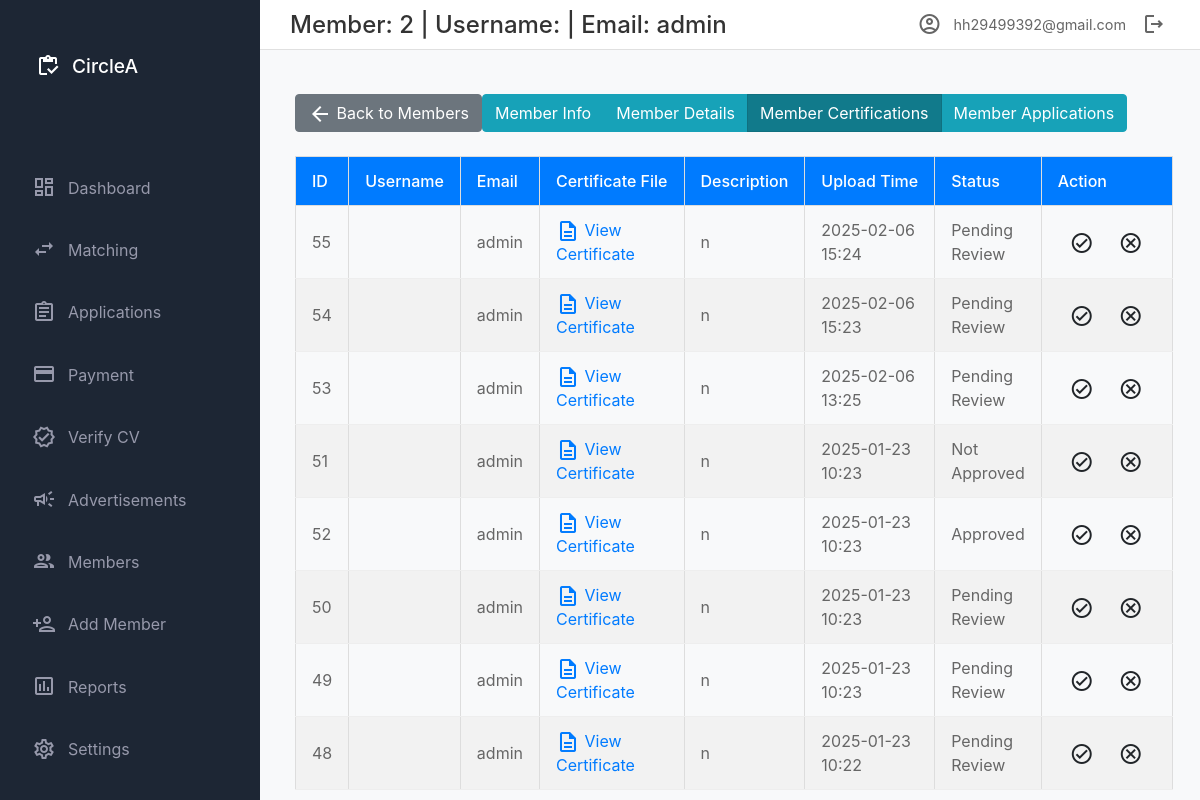
/admin_dashboard/member_main.php?id=2&page=memberCert (signed in), run on the app's committed database.
### tables this page shows
CREATE TABLE `member` (
  `member_id` int(10) NOT NULL,
  `isAdmin` varchar(1) NOT NULL,
  `status` varchar(1) NOT NULL,
  `email` varchar(50) NOT NULL,
  `phone` varchar(10) NOT NULL,
  `password` varchar(255) NOT NULL,
  `username` varchar(255) NOT NULL
);

CREATE TABLE `member_cert` (
  `member_cert_id` int(10) NOT NULL,
  `member_id` int(10) NOT NULL,
  `cert_file` varchar(50) NOT NULL,
  `description` varchar(1024) DEFAULT NULL,
  `status` varchar(1) NOT NULL,
  `created_time` datetime DEFAULT current_timestamp()
);

### admin_dashboard/member_cert.php (the view, shortened to what this page needs)
<?php
$servername = "localhost";
$username = "root";
$password = "";
$dbname = "system001";
$conn = new mysqli($servername, $username, $password, $dbname);
$member_id = filter_var($_GET['id'], FILTER_VALIDATE_INT);
$sql = "SELECT mc.*, m.username, m.email
        FROM member_cert mc
        JOIN member m ON mc.member_id = m.member_id
        WHERE mc.member_id = ?
        ORDER BY mc.created_time DESC";
$stmt = $conn->prepare($sql);
$stmt->bind_param("i", $member_id);
$stmt->execute();
$result = $stmt->get_result();
?>
<div class="tab-pane fade <?php echo ($current_page === 'memberCert') ? 'show active' : ''; ?>" id="memberCert">
    <?php if ($result->num_rows > 0): ?>
        <table>
                        <thead>
                            <tr>
                                <th>ID</th>
                                <th>Username</th>
                                <th>Email</th>
                                <th>Certificate File</th>
                                <th>Description</th>
                                <th>Upload Time</th>
                                <th>Status</th>
                                <th>Action</th>
                            </tr>
                        </thead>
                        <tbody>
                            <?php while ($row = $result->fetch_assoc()): ?>
                                <tr>
                                    <td><?php echo $row['member_cert_id']; ?></td>
                                    <td><?php echo htmlspecialchars($row['username']); ?></td>
                                    <td><?php echo htmlspecialchars($row['email']); ?></td>
                                    <td>
                                        <a href="http://localhost/FYP/upload_cert/<?php echo htmlspecialchars($row['cert_file']); ?>"
                                            target="_blank"
                                            class="cert-link">
                                            <span class="material-icons-outlined">description</span>
                                            View Certificate
                                        </a>
                                    </td>
                                    <td><?php echo htmlspecialchars($row['description']); ?></td>
                                    <td><?php echo date('Y-m-d H:i', strtotime($row['created_time'])); ?></td>
                                    <td>
                                        <span class="status-badge status-<?php echo strtolower($row['status']); ?>">
                                            <?php
                                            switch ($row['status']) {
                                                case 'W':
                                                    echo 'Pending Review';
                                                    break;
                                                case 'A':
                                                    echo 'Approved';
                                                    break;
                                                case 'N':
                                                    echo 'Not Approved';
                                                    break;
                                            }
                                            ?>
                                        </span>
                                    </td>
                                    <td>
                                        <form method="POST" class="btn-group">
                                            <button type="submit" name="new_status" value="A" class="btn btn-approve">
                                                <span class="material-icons-outlined">check_circle</span>
                                            </button>
                                            <button type="submit" name="new_status" value="N" class="btn btn-reject">
                                                <span class="material-icons-outlined">cancel</span>
                                            </button>
                                        </form>
                                    </td>
                                </tr>
                            <?php endwhile; ?>
                        </tbody>
                    </table>
    <?php else: ?>
        <p>No certifications found for member ID <?php echo htmlspecialchars($member_id); ?>.</p>
    <?php endif; ?>
</div>

### admin_dashboard/includes/header.php (shortened to what this page needs)
<header class="header">
    <div class="header-title">
        <?php
        $header_current_page = basename($_SERVER['PHP_SELF']);
        switch($header_current_page) {
            case 'member_main.php':
                $conn = new mysqli(DB_HOST, DB_USER, DB_PASS, DB_NAME);
                $stmt = $conn->prepare("SELECT username, email FROM member WHERE member_id = ?");
                $stmt->bind_param("i", $_GET['id']);
                $stmt->execute();
                $result = $stmt->get_result();
                if($result->num_rows > 0) {
                    $row = $result->fetch_assoc();
                    $member_id = $_GET['id'];
                    $username = $row['username'] ?? 'N/A';
                    $email = $row['email'] ?? 'N/A';
                    echo 'Member: ' . $member_id . ' | Username: ' . $username . ' | Email: ' . $email;
                } else {
                    echo 'Member Not Found';
                }
                break;
        }
        ?>
    </div>
    <div class="user-controls">
        <span class="material-icons-outlined">account_circle</span>
        <span class="user-email"><?php echo htmlspecialchars($_SESSION['email'] ?? 'admin'); ?></span>
        <a href="logout.php" class="logout-link" title="Logout">
            <span class="material-icons-outlined">logout</span>
        </a>
    </div>
</header>

### admin_dashboard/css/styles.css (style rules this page uses)
body { margin: 0; padding: 0; box-sizing: border-box; background-color: #e6e8ed; color: #666666; }
.material-icons-outlined { vertical-align: middle; line-height: 1px; }
table { width: 100%; border-collapse: collapse; margin-top: 20px; }
th, td { padding: 12px; text-align: left; border: 1px solid #ddd; }
th { background-color: #007bff; color: white; font-weight: 600; }
tr:nth-child(even) { background-color: #f2f2f2; }
table { width: 100%; border-collapse: collapse; margin: 0; }
th { background-color: #007bff; color: white; font-weight: 500; padding: 12px 16px; white-space: nowrap; }
td { padding: 12px 16px; border-bottom: 1px solid #eee; vertical-align: middle; }

### admin_dashboard/css/header.css (style rules this page uses)
.header { grid-area: header; height: 50px; display: flex; align-items: center; justify-content: space-between; padding: 0 30px; background-color: #ffffff; border-bottom: 1px solid #e0e0e0; box-shadow: 0 6px 7px -4px rgba(0, 0, 0, 0.2); }
.header-title { font-size: 1.5rem; font-weight: 500; color: #333; }
.user-controls { display: flex; align-items: center; gap: 12px; }
.user-controls span { color: #666; }
.user-email { font-size: 0.9rem; }
.logout-link { color: #666; text-decoration: none; display: flex; align-items: center; padding: 4px; border-radius: 4px; transition: background-color 0.2s; }

### data on the page
member: email "admin"
member_cert: member_cert_id "55", member.email "admin", description "n", created_time "2025-02-06 15:24", status "Pending Review"
member_cert: member_cert_id "54", member.email "admin", description "n", created_time "2025-02-06 15:23", status "Pending Review"
member_cert: member_cert_id "53", member.email "admin", description "n", created_time "2025-02-06 13:25", status "Pending Review"
member_cert: member_cert_id "51", member.email "admin", description "n", created_time "2025-01-23 10:23", status "Not Approved"
member_cert: member_cert_id "52", member.email "admin", description "n", created_time "2025-01-23 10:23", status "Approved"
member_cert: member_cert_id "50", member.email "admin", description "n", created_time "2025-01-23 10:23", status "Pending Review"
member_cert: member_cert_id "49", member.email "admin", description "n", created_time "2025-01-23 10:23", status "Pending Review"
member_cert: member_cert_id "48", member.email "admin", description "n", created_time "2025-01-23 10:22", status "Pending Review"

### other printed values
$member_id "2"
$_SESSION['email'] "hh29499392@gmail.com"
